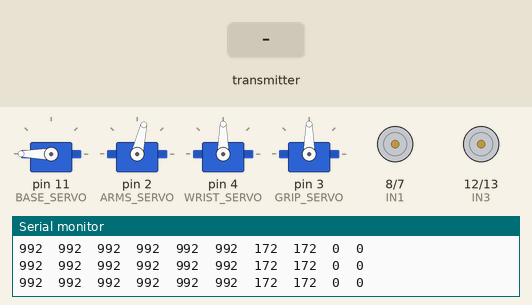
This sketch was run on a simulated Arduino Mega 2560, built with avr-gcc and run on an emulated ATmega2560. On the bench: 4 × servo, motor-driver pin pairs drawn as motors (green arrow = first pin HIGH = forward, orange = second pin HIGH = backward, longer = more drive, scaled by the enable pin), the last lines printed to the serial monitor. The inputs (shaded band) are chosen by the test bench.

Above: at 1.2 s.
1.3 s: the transmitter starts sending ch.0 = 172
At 2.0 s:
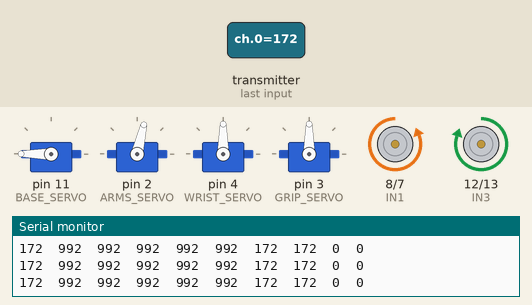
2.8 s: the transmitter starts sending ch.1 = 600
At 3.3 s:
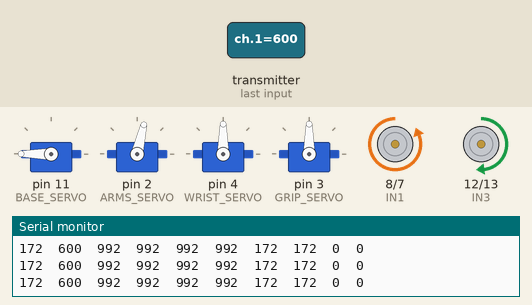
4.3 s: the transmitter starts sending ch.2 = 1811
At 5.5 s:
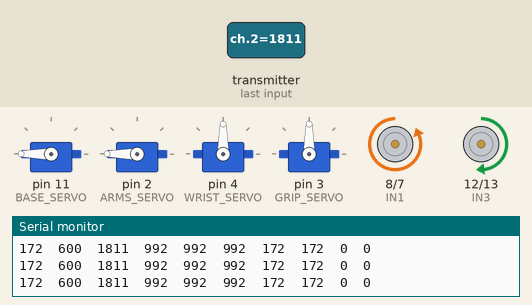
5.8 s: the transmitter starts sending ch.3 = 172
At 6.8 s:
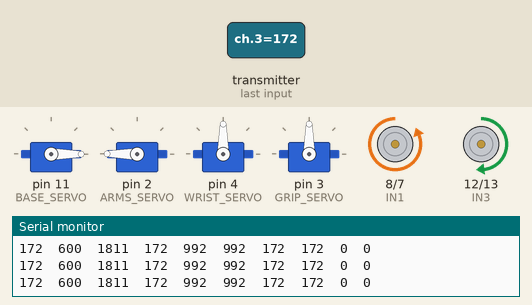
7.3 s: the transmitter starts sending ch.5 = 172
At 8.0 s:
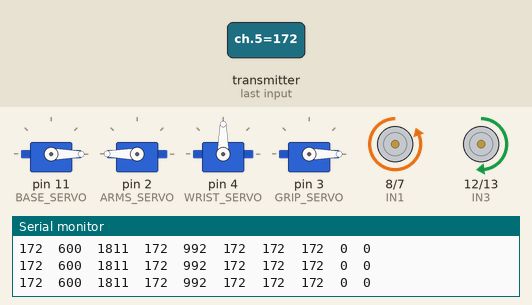
8.8 s: the transmitter starts sending ch.0 = 600
At 9.1 s:
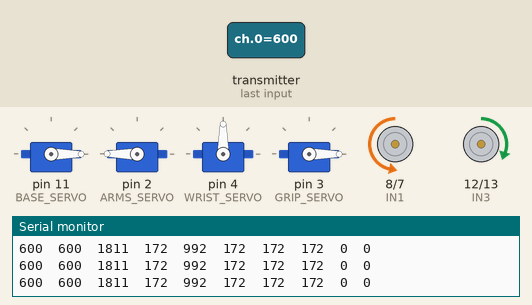
Timing chart, 0 to 11.3 s (numbered marks = the images above; inputs shaded):
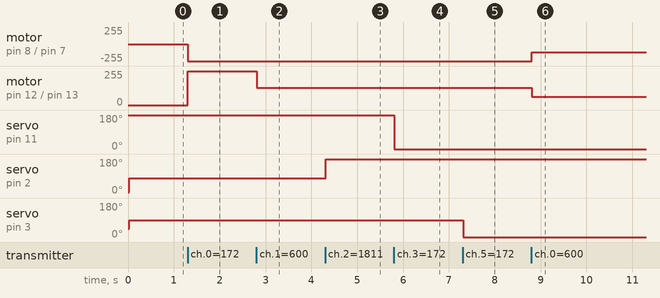

Measured:
- after the input at 1.3 s, motor on pin 8 (IN1) / pin 7 (IN2): stopped → backward 255/255 at once; motor on pin 12 (IN3) / pin 13 (IN4): stopped → forward 253/255 at once
- after the input at 2.8 s, motor on pin 12 (IN3) / pin 13 (IN4): forward 253/255 → forward 131/255 at once
- after the input at 4.3 s, servo on pin 2 (ARMS_SERVO): 77° → 180° at once
- after the input at 5.8 s, servo on pin 11 (BASE_SERVO): 180° → 0° at once
- after the input at 7.3 s, servo on pin 3 (GRIP_SERVO): 90° → 0° at once
- after the input at 8.8 s, motor on pin 8 (IN1) / pin 7 (IN2): backward 255/255 → backward 125/255 at once; motor on pin 12 (IN3) / pin 13 (IN4): forward 131/255 → forward 63/255 at once

The sketch:

KSEC2023.ino
```cpp
#include "sbus.h"
#include "Servo.h"
#include "DifferentialSteering.h"

/* SBUS objects instantiation for X8R Receiver */
bfs::SbusRx sbus_rx(&Serial3);
bfs::SbusTx sbus_tx(&Serial3);
bfs::SbusData data;

/* L298 Pinout */
int ENA = 5;
int ENB = 6;
int IN1 = 8;
int IN2 = 7;
int IN3 = 12;
int IN4 = 13;

int INVERSE_LEFT_WHEEL  = 1;
int INVERSE_RIGHT_WHEEL = 1;

/* Servo motors object instantiation*/
Servo BASE_SERVO;
Servo ARMS_SERVO;
Servo WRIST_SERVO;
Servo GRIP_SERVO;
Servo TRIG_SERVO;

/* Differential drive setup*/
DifferentialSteering DiffSteer;   // Differential stering object instatiation
int fPivYLimit        = 32;       // Y pivot limit (X Threshold for steering)
int motorL, motorR    = 0;        // Variable declaration
int MovementDeadZone  = 40;

void setup()
{
    pinMode(ENA, OUTPUT);
    pinMode(ENB, OUTPUT);
    pinMode(IN1, OUTPUT);
    pinMode(IN2, OUTPUT);
    pinMode(IN3, OUTPUT);
    pinMode(IN4, OUTPUT);

    BASE_SERVO.attach(11);
    ARMS_SERVO.attach(2);
    WRIST_SERVO.attach(4);
    GRIP_SERVO.attach(3);
  //  servo5.attach(A8);
  //  servo6.attach(A9);

    /* Serial monitor setup */
    Serial.begin(115200);

    /* Start SBUS communication */
    sbus_rx.Begin();
    sbus_tx.Begin();

    /* Start differential drive */
    DiffSteer.begin(fPivYLimit);

    /* Starting Positions */
    StopMovement();                     // Reference from Move.ino
    FoldArm();                          // Reference from Gripper.ino
}

void loop()
{
    if (sbus_rx.Read())
    {
        /* Retrieve the received data */
        data = sbus_rx.data();

        /* Display the received data in Serial monitor */
        for (int8_t i = 0; i < 8; i++)
        {
            Serial.print(data.ch[i]);
            Serial.print("\t");
        }
        /* Display lost frames and failsafe data */
        Serial.print(data.lost_frame);
        Serial.print("\t");
        Serial.println(data.failsafe);

        MovementControl();              // Reference from Move.ino
        GripperState();                 // Reference from Gripper.ino
    }
}
```

Gripper.ino
```cpp
void GripperControl()
{
    // int l = map(data.ch[2], 182, 1811, 5, 180);
    // int z = 0;

    // double h = sqrt (l*l + z*z);
    // double phi = atan(z/l) * (180 / 3.1415);
    // double theta = acos((h/2)/120) * (180 / 3.1415);
    // int a1 = phi + theta; // angle for first part of the arm
    // int a2 = 135 + phi - theta; // angle for second part of the arm

    // int a3 = map(data.ch[4], 172, 1811, 0, 180);
    // int a4 = map(data.ch[5], 1811, 172, 0, 90);

    // base.write(a1);
    // arm.write(a2);
    // wrist.write(a3);
    // grip.write(a4);
    // int ARM1 = ;
    BASE_SERVO.write(map(data.ch[3], 172, 983 , 0, 180));
    ARMS_SERVO.write(map(data.ch[2], 368, 1811, 0, 180));
    WRIST_SERVO.write(map(data.ch[4], 172, 1811, 0, 180));
    GRIP_SERVO.write(map(data.ch[5], 172, 1811, 0, 180));
}

void FoldArm()
{
    BASE_SERVO.write(180);
    ARMS_SERVO.write(5);
    WRIST_SERVO.write(90);
    GRIP_SERVO.write(45);
}

void GripperState()
{
    if (data.ch[6] > 1000)
        FoldArm();
    else
        GripperControl();
}
```

Move.ino
```cpp
void MovementControl()
{
    int YValue = map(data.ch[0], 179, 1811, -127, 127);
    int XValue = map(data.ch[1], 176, 1811, -127, 127);

    DiffSteer.computeMotors(XValue, YValue);

    int spdL = map(DiffSteer.computedLeftMotor(), -127, 127, -255, 255);
    int spdR = map(DiffSteer.computedRightMotor(), -127, 127, -255, 255);
    // Serial.print(spdL);
    // Serial.print("\t");
    // Serial.println(spdR);
    if (spdL > MovementDeadZone)
    {
        digitalWrite(IN1,HIGH);
        digitalWrite(IN2,LOW);
        motorL= abs(spdL);
    }
    else if (spdL < -MovementDeadZone)
    {
        digitalWrite(IN1,LOW);
        digitalWrite(IN2,HIGH);
        motorL = abs(spdL);
    }
    else
    {
        digitalWrite(IN1,LOW);
        digitalWrite(IN2,LOW);
        motorL = 0;
    }

    if (spdR > MovementDeadZone)
    {
        digitalWrite(IN3,LOW);
        digitalWrite(IN4,HIGH);
        motorR = abs(spdR);
    }
    else if (spdR < -MovementDeadZone)
    {
        digitalWrite(IN3,HIGH);
        digitalWrite(IN4,LOW);
        motorR = abs(spdR);
    }
    else
    {
        digitalWrite(IN3,LOW);
        digitalWrite(IN4,LOW);
        motorR = 0;
    }

    analogWrite(ENA, motorL);
    analogWrite(ENB, motorR);
}

void StopMovement()
{
    digitalWrite(IN1,LOW);
    digitalWrite(IN2,LOW);
    digitalWrite(IN3,LOW);
    digitalWrite(IN4,LOW);
}
```
